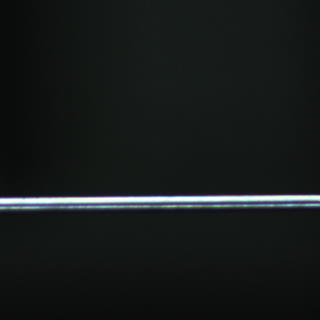
#> input picture examples/inputs/NG4.jpg, 320 x 320 px
$ python -i postprocessing.py   (imports and definitions only)   (older library calls are emulated)
#> lines starting #> are read from the running program, lines starting #| are printed output that depends on the picture
#> further down, picture is the input picture: shape (320, 320, 3); mean B, G, R 26.6, 26.9, 23.1
import os, cv2
import time
import numpy as np
import tensorflow as tf
import matplotlib.pyplot as plt
from skimage.metrics import structural_similarity
from skimage.segmentation import clear_border
from skimage.measure import label, regionprops
from skimage.morphology import closing, square
from skimage.util import img_as_ubyte
import logging

# [1 line not run here, left out]
logger = logging.getLogger(__name__)

# Segmentation Parameters
# float + SSIM
THRESH_MIN_FLOAT_SSIM = 0.10
THRESH_STEP_FLOAT_SSIM = 0.002
# float + L2
THRESH_MIN_FLOAT_L2 = 0.005
THRESH_STEP_FLOAT_L2 = 0.0005
# uint8 + SSIM
THRESH_MIN_UINT8_SSIM = 20
THRESH_STEP_UINT8_SSIM = 1
# uint8 + L2 (generally uneffective combination)
THRESH_MIN_UINT8_L2 = 5
THRESH_STEP_UINT8_L2 = 1

class Tensor:
    # [166 lines left out: functions __init__, predict_anomaly, is_defective, get_coco_result_from_mask, get_plot_name, calculate_resmaps and 2 more, not called in this run]

def label_images(images_th):
    images_labeled = np.zeros(shape=images_th.shape)
    areas_all = []
    for i, image_th in enumerate(images_th):

        cleared = clear_border(image_th)
        # label image regions
        image_labeled = label(cleared)
        # append image
        images_labeled[i] = image_labeled

        # compute areas of anomalous regions in the current image
        regions = regionprops(image_labeled)

        if regions:
            areas = [region.area for region in regions]
            areas_all.append(areas)
        else:
            areas_all.append([0])
#> this loop made 320 passes
#> areas on passes 1 to 12: [8, 2, 8, 16, 48], [8, 2, 8, 16, 48], [8, 2, 8, 16, 48], [8, 2, 8, 16, 48], [8, 2, 8, 16, 48], [8, 2, 8, 16, 48], [8, 2, 8, 16, 48], [8, 2, 8, 16, 48], [88, 3], [88, 3], [88, 3], [88, 3]
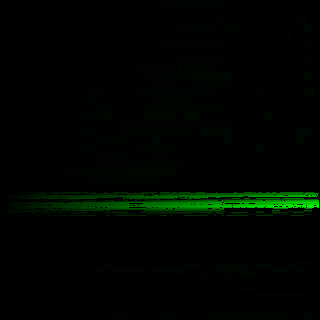
#> images_labeled: shape (320, 320, 3) float64; mean of channels 0, 1, 2 0, 5.8, 0; drawn with min black and max white
#> after the loop, areas_all = 320 items, first 6: [8, 2, 8, 16, 48], [8, 2, 8, 16, 48], [8, 2, 8, 16, 48], [8, 2, 8, 16, 48], [8, 2, 8, 16, 48], [8, 2, 8, 16, 48]
    return images_labeled, areas_all

>>> import cv2
>>> picture = cv2.imread('examples/inputs/NG4.jpg')
>>> result = label_images(picture)
